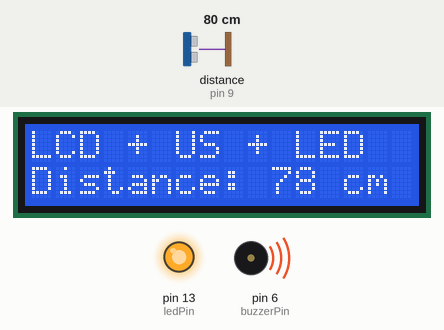
Bench run of a sketch on a simulated Arduino Uno, built with avr-gcc and run on an emulated ATmega328P. Shown: 16×2 character LCD, output pins drawn as LEDs (lit = HIGH), buzzer (waves = sounding). Wiring (inferred from the names in the program): ultrasonic range finder: trigger pin 8; echo pin 9. The test bench sets the inputs (shaded band); at power-on: distance to the obstacle (sensor on pin 9) 80 cm. The echo pulse lasts 58.3 µs per cm; pins used as bus, display or sensor lines are not drawn.

Above: at 1.2 s.
1.3 s: distance to the obstacle (sensor on pin 9) set to 201 cm
At 1.9 s:
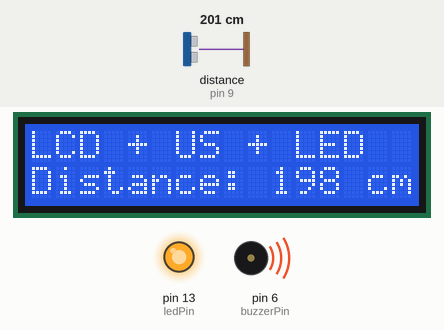
2.8 s: distance to the obstacle (sensor on pin 9) set to 207 cm
At 3.7 s:
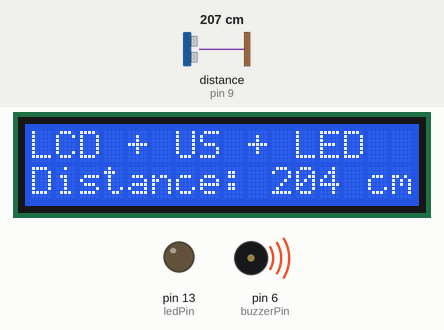
4.4 s: distance to the obstacle (sensor on pin 9) set to 2 cm
At 5.3 s:
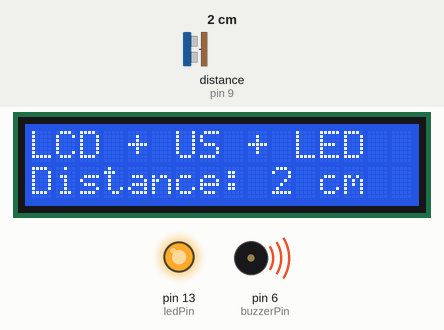
Timing chart, 0 to 7.4 s (numbered marks = the images above; inputs shaded):
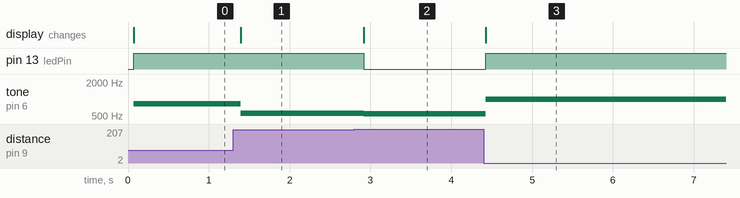

The sketch:

ultrasonic.ino
```cpp
/*
 LCD + Potentiometer + Ultrasonic Sensor + LED
*/

#include <LiquidCrystal.h>

LiquidCrystal lcd(12, 11, 5, 4, 3, 2);

const int trigPin = 8, echoPin = 9;
const int ledPin = 13;
const int buzzerPin = 6;
long duration;
int distCm;
int brightness;
int frequency;

int getDist(long period) {
  return period * 0.034 / 2;
}

void displayDist(int dist) {
  lcd.setCursor(0, 1); // Starts on the 2nd line.
  lcd.print("Distance: ");
  lcd.print(distCm);
  lcd.print(" cm");
  lcd.print("                "); // Erases all remaining chars.
}

void setup() {
  lcd.begin(16, 2);
  lcd.print("LCD + US + LED");
  pinMode(trigPin, OUTPUT);
  pinMode(echoPin, INPUT);
  pinMode(ledPin, OUTPUT);
}

void loop() {
  digitalWrite(trigPin, HIGH);
  delayMicroseconds(100);
  digitalWrite(trigPin, LOW);

  duration = pulseIn(echoPin, HIGH);
  distCm = getDist(duration);

  // Handle out-of-range scenarios:
  if (distCm > 400) {
    distCm = 400;
  }
  if (distCm < 2) {
    distCm = 2;
  }

  displayDist(distCm);

  brightness = map(distCm, 400, 2, 0, 255);
  analogWrite(ledPin, brightness);

  frequency = map(distCm, 400, 2, 100, 1000);
  tone(buzzerPin, frequency);

  delay(100); // Checks every 100 ms.
}
```

Measured:
- the behaviour switches between 203 and 204 cm on distance to the obstacle (sensor on pin 9) (found by bisection; images 1 and 2)
- after the input at 1.3 s, tone on pin 6 (buzzerPin): 828 Hz → 556 Hz after 0.10 s; the display: changes after 0.10 s (image 1)
- after the input at 2.8 s, pin 13 (ledPin): HIGH → LOW after 0.12 s; tone on pin 6 (buzzerPin): 556 Hz → 543 Hz after 0.12 s; the display: changes after 0.12 s (image 2)
- after the input at 4.4 s, pin 13 (ledPin): LOW → HIGH at once; tone on pin 6 (buzzerPin): 543 Hz → 1000 Hz at once; the display: changes at once (image 3)
